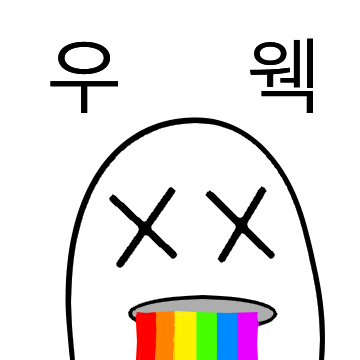
#> input picture 5_week/IMAGE/wook.png, 360 x 360 px, found by its file name
$ python Image_resize.py
#> lines starting #> are read from the running program, lines starting #| are printed output that depends on the picture
from PIL import Image

img = Image.open("C:\\Users\\남현승\\Desktop\\programing\\etc\\wook.png")
#> img is the input picture: PIL image 360x360 RGBA; mean R, G, B, A 85.8, 83.7, 81.7, 108.8

img_resize = img.resize((400, 400))
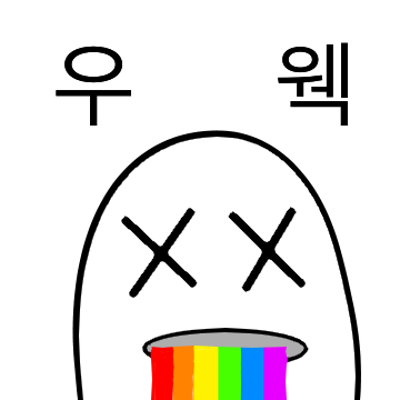
#> img_resize: PIL image 400x400 RGBA; mean R, G, B, A 85.8, 83.7, 81.7, 108.8; transparent parts drawn white

img_resize.show()
